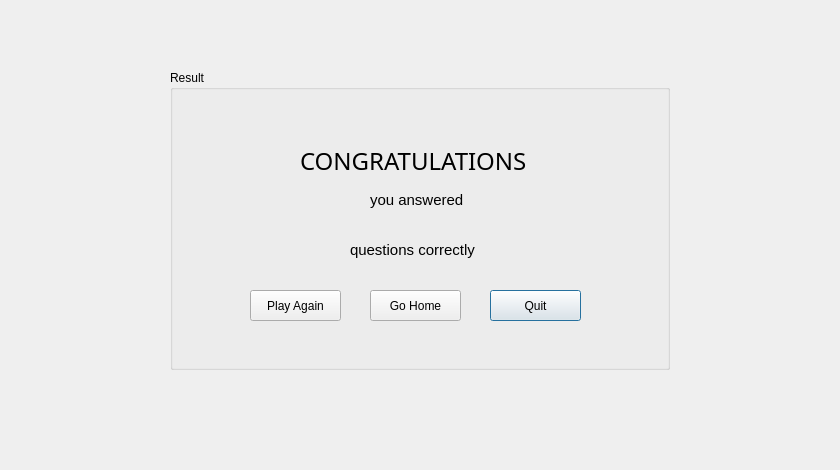
<?xml version="1.0" encoding="UTF-8"?>
<ui version="4.0">
 <class>congrats</class>
 <widget class="QDialog" name="congrats">
  <property name="windowModality">
   <enum>Qt::ApplicationModal</enum>
  </property>
  <property name="geometry">
   <rect>
    <x>0</x>
    <y>0</y>
    <width>840</width>
    <height>470</height>
   </rect>
  </property>
  <property name="windowTitle">
   <string>Dialog</string>
  </property>
  <property name="modal">
   <bool>true</bool>
  </property>
  <widget class="QGroupBox" name="groupBox">
   <property name="geometry">
    <rect>
     <x>170</x>
     <y>70</y>
     <width>500</width>
     <height>300</height>
    </rect>
   </property>
   <property name="title">
    <string>Result</string>
   </property>
   <widget class="QLabel" name="label">
    <property name="geometry">
     <rect>
      <x>130</x>
      <y>70</y>
      <width>251</width>
      <height>41</height>
     </rect>
    </property>
    <property name="font">
     <font>
      <family>Arial Rounded MT Bold</family>
      <pointsize>18</pointsize>
     </font>
    </property>
    <property name="text">
     <string>CONGRATULATIONS</string>
    </property>
   </widget>
   <widget class="QLabel" name="label_2">
    <property name="geometry">
     <rect>
      <x>200</x>
      <y>120</y>
      <width>101</width>
      <height>20</height>
     </rect>
    </property>
    <property name="font">
     <font>
      <family>Segoe UI</family>
      <pointsize>11</pointsize>
     </font>
    </property>
    <property name="text">
     <string>you answered </string>
    </property>
   </widget>
   <widget class="QLabel" name="label_3">
    <property name="geometry">
     <rect>
      <x>180</x>
      <y>170</y>
      <width>131</width>
      <height>20</height>
     </rect>
    </property>
    <property name="font">
     <font>
      <family>Segoe UI</family>
      <pointsize>11</pointsize>
     </font>
    </property>
    <property name="text">
     <string>questions correctly</string>
    </property>
   </widget>
   <widget class="QPushButton" name="Quit">
    <property name="geometry">
     <rect>
      <x>320</x>
      <y>220</y>
      <width>91</width>
      <height>31</height>
     </rect>
    </property>
    <property name="text">
     <string>Quit</string>
    </property>
   </widget>
   <widget class="QPushButton" name="goHome">
    <property name="geometry">
     <rect>
      <x>200</x>
      <y>220</y>
      <width>91</width>
      <height>31</height>
     </rect>
    </property>
    <property name="text">
     <string>Go Home</string>
    </property>
   </widget>
   <widget class="QPushButton" name="playAgain">
    <property name="geometry">
     <rect>
      <x>80</x>
      <y>220</y>
      <width>91</width>
      <height>31</height>
     </rect>
    </property>
    <property name="text">
     <string>Play Again</string>
    </property>
   </widget>
   <widget class="QLabel" name="score">
    <property name="geometry">
     <rect>
      <x>210</x>
      <y>150</y>
      <width>81</width>
      <height>16</height>
     </rect>
    </property>
    <property name="text">
     <string/>
    </property>
   </widget>
  </widget>
 </widget>
 <resources/>
 <connections/>
</ui>
